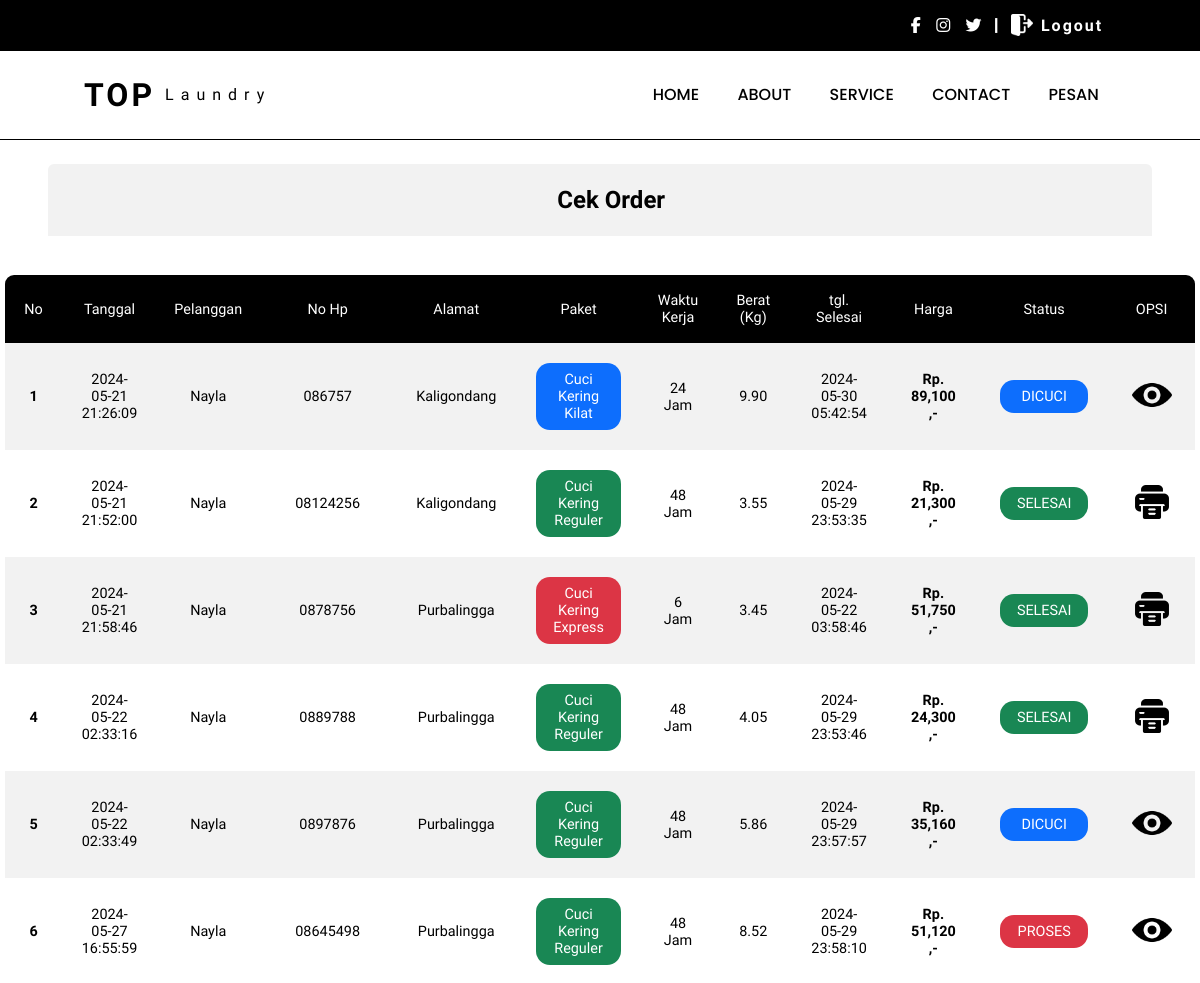
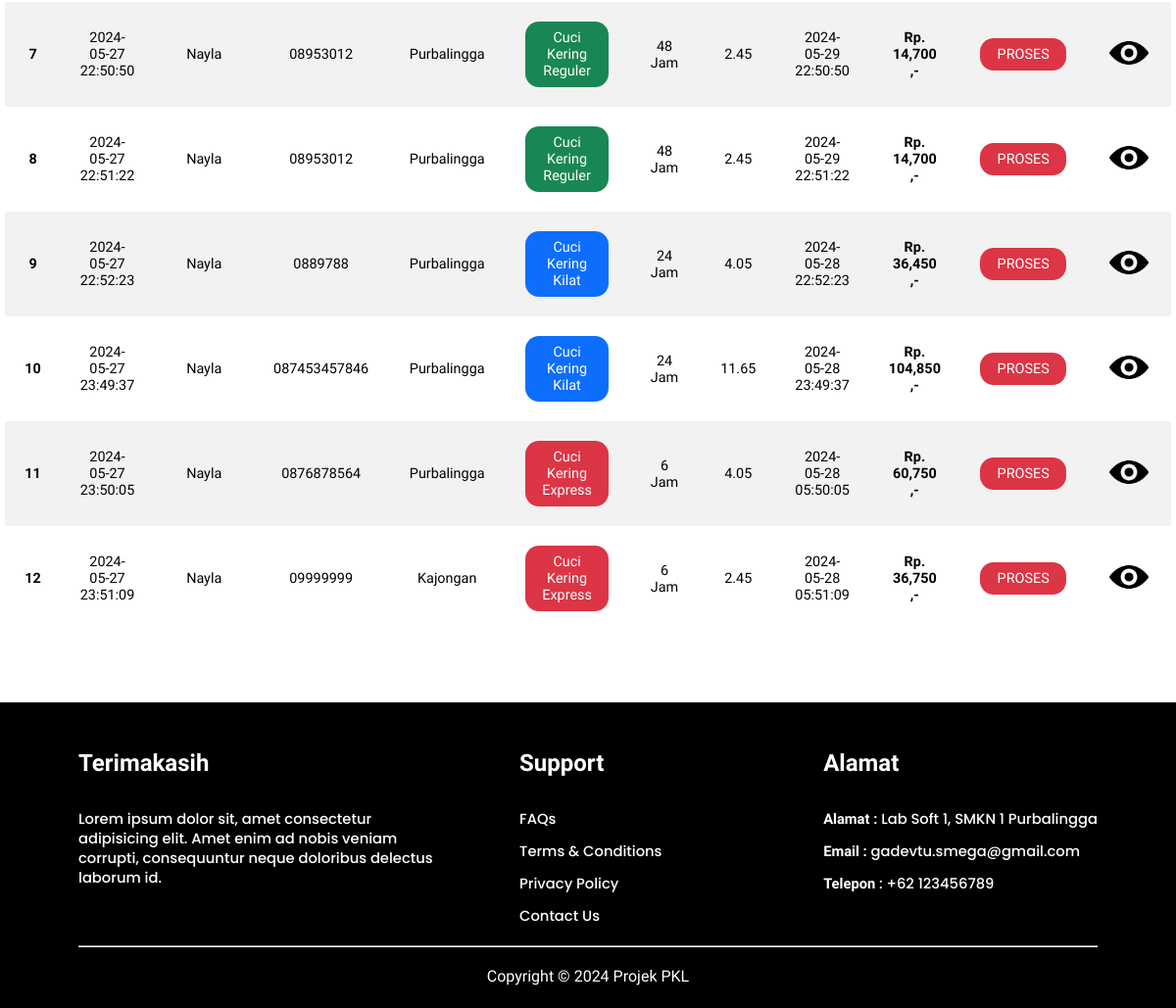
The app's page /pesan/bahan/cuci_kering/cuci.php (signed in) with its own data (2 pictures, top to bottom).
### tables this page shows
CREATE TABLE `tr_cuci_kering` (
  `id` int(11) NOT NULL,
  `user_id` int(11) NOT NULL,
  `nama` varchar(255) NOT NULL,
  `no_hp` varchar(20) NOT NULL,
  `alamat` text NOT NULL,
  `paket_id` int(11) NOT NULL,
  `waktu` int(11) NOT NULL,
  `berat` decimal(10,2) NOT NULL,
  `tarif` decimal(10,2) NOT NULL,
  `tgl_masuk` datetime NOT NULL,
  `tgl_keluar` datetime NOT NULL,
  `total_bayar` decimal(10,2) NOT NULL,
  `status` int(11) NOT NULL
);

CREATE TABLE `users_` (
  `id` int(11) NOT NULL,
  `username` varchar(50) NOT NULL,
  `password` varchar(255) NOT NULL,
  `role` varchar(50) NOT NULL DEFAULT 'user'
);

### pesan/bahan/cuci_kering/cuci.php (the view, shortened to what this page needs)
<?php
include '../asset/header.php';
include '../asset/koneksi.php';
$user_id = $_SESSION['user_id'];
?>
<link rel="stylesheet" href="css/style1.css">
<div class="container">
    <div class="container-tabel">
        <div class="title">
            <h2>Cek Order</h2>
        </div>
        <br><br>
        <table>
            <tr>
                <th>No</th>
                <th>Tanggal</th>
                <th>Pelanggan</th>
                <th>No Hp</th>
                <th>Alamat</th>
                <th>Paket</th>
                <th>Waktu Kerja</th>
                <th>Berat (Kg)</th>
                <th>tgl. Selesai</th>
                <th>Harga</th>
                <th>Status</th>
                <th>OPSI</th>
            </tr>
            <?php
                $data = mysqli_query($koneksi, "SELECT * FROM users_, tr_cuci_kering WHERE users_.id = '$user_id'");
                $no = 1;
                while($d = mysqli_fetch_array($data)) { ?>
            <tr>
                <td><h4><?php echo $no++; ?></h4></td>
                <td><?php echo $d['tgl_masuk']; ?></td>
                <td><?php echo $d['username']; ?></td>
                <td><?php echo $d['no_hp']; ?></td>
                <td><?php echo $d['alamat']; ?></td>
                <td>
                <?php
                        if($d['paket_id'] == "1"){
                            echo "<div class='reguler'>Cuci Kering Reguler</div>";
                        } else if($d['paket_id'] == "2"){
                            echo "<div class='kilat'>Cuci Kering Kilat</div>";
                        } else if($d['paket_id'] == "3"){
                            echo "<div class='express'>Cuci Kering Express</div>";
                        }
                    ?>
                </td>
                <td><?php echo $d['waktu']; ?> Jam</td>
                <td><?php echo $d['berat']; ?></td>
                <td><?php echo $d['tgl_keluar']; ?></td>
                <td class="harga"><?php echo "Rp. " . number_format($d['total_bayar']) . " ,-"; ?></td>
                <td>
                    <?php
                        if($d['status'] == "0"){
                            echo "<div class='label-proses'>PROSES</div>";
                        } else if($d['status'] == "1"){
                            echo "<div class='label-dicuci'>DICUCI</div>";
                        } else if($d['status'] == "2"){
                            echo "<div class='label-selesai'>SELESAI</div>";
                        }
                    ?>
                </td>
                <td class="opsi">
                    <a href="ts_invoice.php?id=<?php echo $d['id']; ?>" target="_blank" class="btn eye tampilEye"><img src="img/eyee.png" width="40px"></a>
                    <a href="ts_bukti.php?id=<?php echo $d['id']; ?>" target="_blank" class="btn print tampilPrint"><img src="img/printer.png" width="34px"></a>
                </td>
            </tr>
            <?php
                } ?>
        </table>
    </div>
</div>
<?php include '../asset/footer.php'; ?>
</body>
</html>

### pesan/css/header1.css (style rules this page uses)
* { margin: 0; padding: 0; box-sizing: border-box; font-family: "Inter Tight", sans-serif; }
.top i, a { text-decoration: none; color: #fff; padding: 0 .2rem; }

### pesan/css/style1.css (style rules this page uses)
* { margin: 0; padding: 0; box-sizing: border-box; font-family: "Inter Tight", sans-serif; }
.container { padding: 1.5rem 3rem; height: 100%; }
.container-tabel { display: flex; justify-content: center; align-items: center; flex-direction: column; height: 100%; margin: 0 auto; }
.title { width: 100%; padding: 1.4rem 0 1.4rem 1.4rem; background-color: #f2f2f2; text-align: center; border-radius: 6px 6px 0 0; }
table { width: 100%; border-collapse: collapse; text-align: center; border: 1px solid; overflow: hidden; font-size: .9rem; border-radius: 10px; font-weight: 500; }
table th { font-weight: 500; padding: 17px; background-color: #000; color: #fff; }
table td { padding: 20px; }
table tr:nth-child(even) { background-color: #f2f2f2; }
table .harga { font-weight: 700; }
table .label-proses { background-color: #dc3545; color: #fff; padding: 8px 17px; border-radius: 14px; }
table .label-dicuci { background-color: #0d6efd; color: #fff; padding: 8px 17px; border-radius: 14px; }
table .label-selesai { background-color: #198754; color: #fff; padding: 8px 17px; border-radius: 14px; }
table .opsi { align-items: center; }
.print { display: none; }

### pesan/bahan/cuci_kering/css/style1.css (style rules this page uses)
* { margin: 0; padding: 0; box-sizing: border-box; font-family: "Inter Tight", sans-serif; }
.container { padding: 1.5rem 3rem; height: 100%; }
.container-tabel { display: flex; justify-content: center; align-items: center; flex-direction: column; height: 100%; margin: 0 auto; }
.title { width: 100%; position: relative; padding: 1.4rem 0 1.4rem 1.4rem; background-color: #f2f2f2; text-align: center; border-radius: 6px 6px 0 0; }
table { width: 100%; border-collapse: collapse; text-align: center; border: 1px solid; overflow: hidden; font-size: .9rem; border-radius: 10px; font-weight: 500; }
table th { font-weight: 500; padding: 17px; background-color: #000; color: #fff; }
table td { padding: 20px; }
table tr:nth-child(even) { background-color: #f2f2f2; }
table .harga { font-weight: 700; }
table .label-proses { background-color: #dc3545; color: #fff; padding: 8px 17px; border-radius: 14px; }
table .label-dicuci { background-color: #0d6efd; color: #fff; padding: 8px 17px; border-radius: 14px; }
table .label-selesai { background-color: #198754; color: #fff; padding: 8px 17px; border-radius: 14px; }
table .express { background-color: #dc3545; color: #fff; padding: 8px 17px; border-radius: 14px; }
table .kilat { background-color: #0d6efd; color: #fff; padding: 8px 17px; border-radius: 14px; }
table .reguler { background-color: #198754; color: #fff; padding: 8px 17px; border-radius: 14px; }
table .opsi { align-items: center; }
.print { display: none; }
.eye img { color: #000; }

### records on screen
tr_cuci_kering: tgl_masuk "2024-05-21 21:26:09", users_.username "Nayla", no_hp "086757", alamat "Kaligondang", shows "Cuci Kering Kilat", waktu "24", berat "9.90", tgl_keluar "2024-05-30 05:42:54", total_bayar "89,100", status "DICUCI"
tr_cuci_kering: tgl_masuk "2024-05-21 21:52:00", users_.username "Nayla", no_hp "08124256", alamat "Kaligondang", shows "Cuci Kering Reguler", waktu "48", berat "3.55", tgl_keluar "2024-05-29 23:53:35", total_bayar "21,300", status "SELESAI"
tr_cuci_kering: tgl_masuk "2024-05-21 21:58:46", users_.username "Nayla", no_hp "0878756", alamat "Purbalingga", shows "Cuci Kering Express", waktu "6", berat "3.45", tgl_keluar "2024-05-22 03:58:46", total_bayar "51,750", status "SELESAI"
tr_cuci_kering: tgl_masuk "2024-05-22 02:33:16", user.username "Nayla", no_hp "0889788", alamat "Purbalingga", shows "Cuci Kering Reguler", waktu "48", berat "4.05", tgl_keluar "2024-05-29 23:53:46", total_bayar "24,300", status "SELESAI"
tr_cuci_kering: tgl_masuk "2024-05-22 02:33:49", user.username "Nayla", no_hp "0897876", alamat "Purbalingga", shows "Cuci Kering Reguler", waktu "48", berat "5.86", tgl_keluar "2024-05-29 23:57:57", total_bayar "35,160", status "DICUCI"
tr_cuci_kering: tgl_masuk "2024-05-27 16:55:59", users_.username "Nayla", no_hp "08645498", alamat "Purbalingga", shows "Cuci Kering Reguler", waktu "48", berat "8.52", tgl_keluar "2024-05-29 23:58:10", total_bayar "51,120", status "PROSES"
tr_cuci_kering: tgl_masuk "2024-05-27 22:50:50", user.username "Nayla", no_hp "08953012", alamat "Purbalingga", shows "Cuci Kering Reguler", waktu "48", berat "2.45", tgl_keluar "2024-05-29 22:50:50", total_bayar "14,700", status "PROSES"
tr_cuci_kering: tgl_masuk "2024-05-27 22:51:22", user.username "Nayla", no_hp "08953012", alamat "Purbalingga", shows "Cuci Kering Reguler", waktu "48", berat "2.45", tgl_keluar "2024-05-29 22:51:22", total_bayar "14,700", status "PROSES"
tr_cuci_kering: tgl_masuk "2024-05-27 22:52:23", user.username "Nayla", no_hp "0889788", alamat "Purbalingga", shows "Cuci Kering Kilat", waktu "24", berat "4.05", tgl_keluar "2024-05-28 22:52:23", total_bayar "36,450", status "PROSES"
tr_cuci_kering: tgl_masuk "2024-05-27 23:49:37", user.username "Nayla", no_hp "087453457846", alamat "Purbalingga", shows "Cuci Kering Kilat", waktu "24", berat "11.65", tgl_keluar "2024-05-28 23:49:37", total_bayar "104,850", status "PROSES"
tr_cuci_kering: tgl_masuk "2024-05-27 23:50:05", user.username "Nayla", no_hp "0876878564", alamat "Purbalingga", shows "Cuci Kering Express", waktu "6", berat "4.05", tgl_keluar "2024-05-28 05:50:05", total_bayar "60,750", status "PROSES"
tr_cuci_kering: tgl_masuk "2024-05-27 23:51:09", user.username "Nayla", no_hp "09999999", alamat "Kajongan", shows "Cuci Kering Express", waktu "6", berat "2.45", tgl_keluar "2024-05-28 05:51:09", total_bayar "36,750", status "PROSES"
